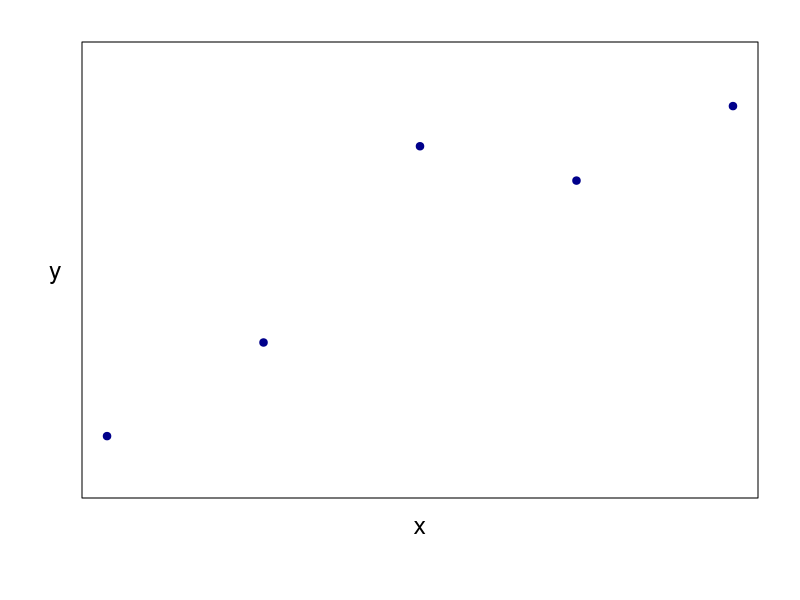
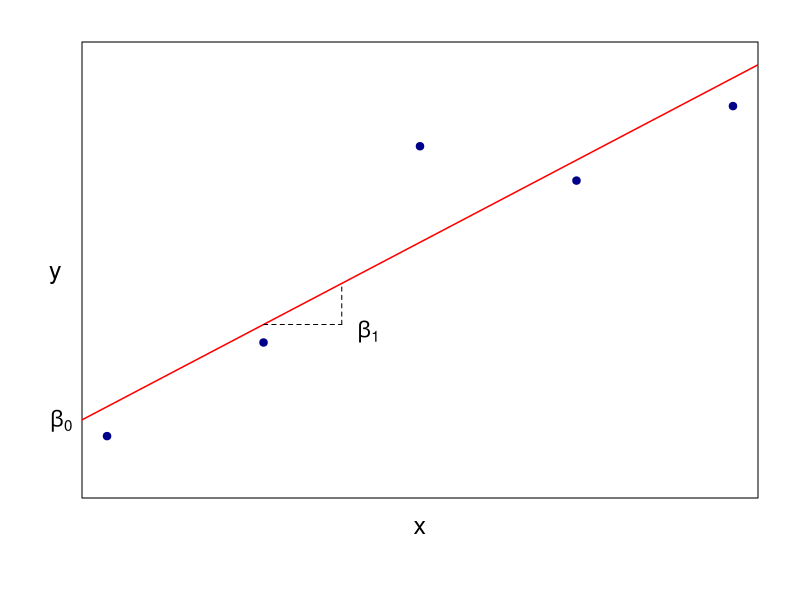
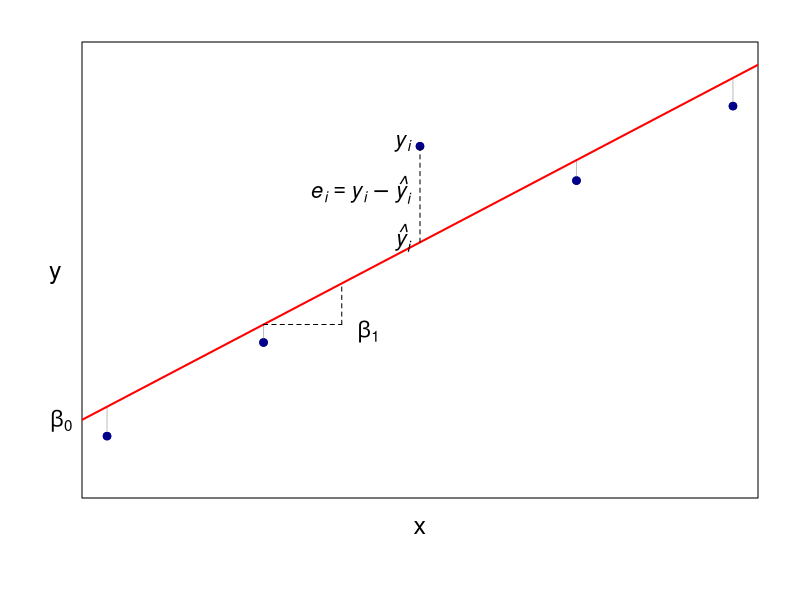
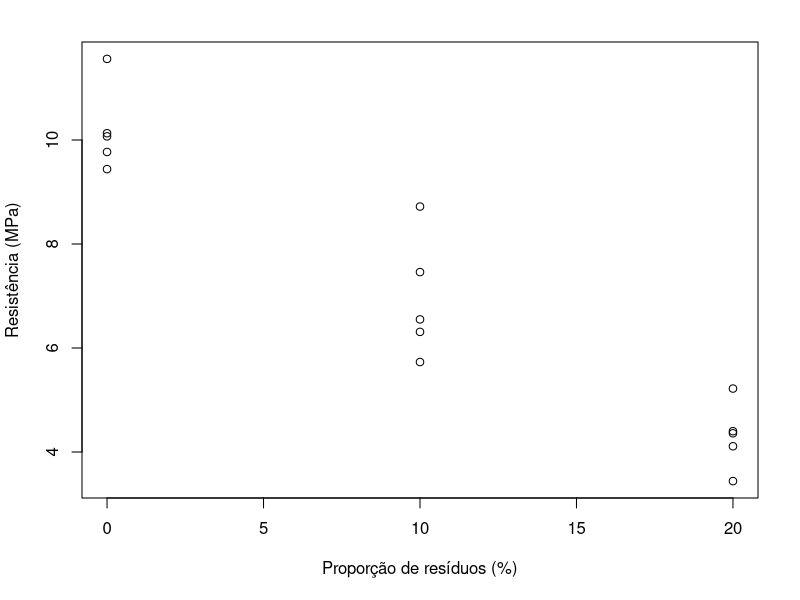
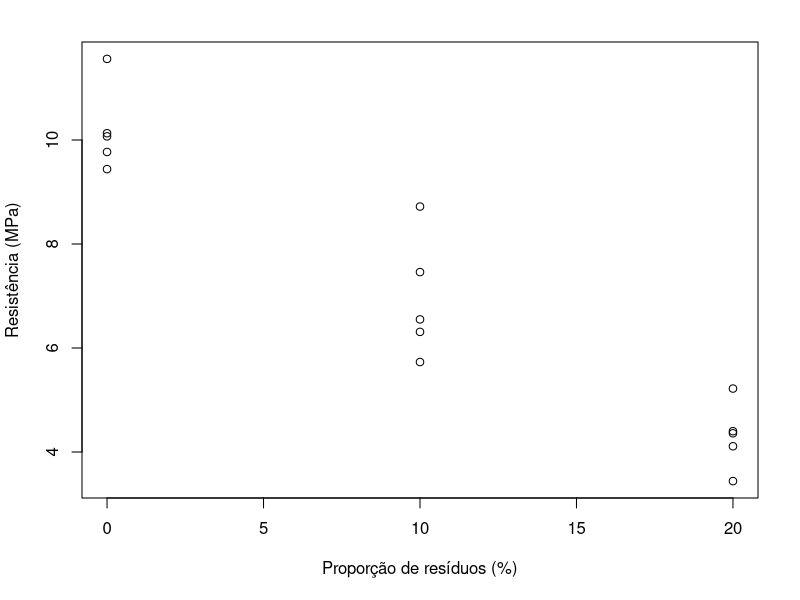

Write R code to recreate these figures, in order. (Note: this script raises an error after producing the figures.)
## ---- chunk 1
#| echo: false
#| label: fig-reta
#| cap-location: top
#| layout-ncol: 2
#| fig-cap: " A reta de regressão"
#| fig-subcap: 
#|   - "Dados"
#|   - "Reta e parâmetros"
#| fig-cap-location: top


set.seed(123)
u <- rnorm(5,0,1)
x<-seq(2,10,2)
y<-2+5*x+u*10
mod<-lm(y~x)
#--- Plot 1
par(mar = c(5.1,4.1,2.1,2.1)) # par(mar = c(5.1,4.1,4.1,2.1))

plot(x,y, pch = 19, col="darkblue", xaxt='n', yaxt='n', ann=FALSE, ylim = c(0,60))

mtext("y", side=2, line=1, cex=1.5, las=1)
mtext("x", side=1, line=1, cex=1.5, las=1)


#--- Plot 2

plot(x,y, pch = 19, col="darkblue", xaxt='n', yaxt='n', ann=FALSE, ylim = c(0,60))
abline(a=-1.105,b=5.840, col = "red", lwd = 1.5)

mtext("y", side=2, line=1, cex=1.5, las=1)
mtext("x", side=1, line=1, cex=1.5, las=1)

text(x = 5.3, y = mod$fitted.values[2]-1,
     expression(italic(~ beta[1])),cex=1.3)

segments(4,mod$fitted.values[2],5,mod$fitted.values[2], lty = "dashed")
segments(5,mod$fitted.values[2],
         5,(mod$fitted.values[2]+mod$fitted.values[3])/2, lty = "dashed")

mtext(text = expression(italic(~ beta[0])), 
      side = 2, 
      line = .5,
      outer = FALSE, 
      at = mod$fitted.values[1]-2, 
      las = 2,
      cex=1.3)
## ---- chunk 2
#| echo: false
#| label: fig-residuos
#| cap-location: top
#| fig-cap: "Os resíduos"
#| fig-cap-location: top

par(mar = c(5.1,4.1,2.1,2.1)) # par(mar = c(5.1,4.1,4.1,2.1))

plot(x,y, pch = 19, col="darkblue", xaxt='n', yaxt='n', ann=FALSE, ylim = c(0,60))
segments(x[-3], y[-3], x[-3], mod$fitted.values[-3], col="grey")
points(x,y, pch = 19, col="darkblue")
abline(a=-1.105,b=5.840, col = "red", lwd = 2)
segments(6,mod$fitted.values[3],6,y[3], lty = "dashed")
text(x = 6, y = y[3], expression(italic(~ y[i])), pos = 2,cex=1.3)
text(x = 6, y = (y[3]+mod$fitted.values[3])/2, expression(italic(e[i]==y[i]-hat(y)[i])), pos = 2, cex=1.3)
text(x = 6, y = mod$fitted.values[3], expression(italic(~ hat(y)[i])), pos = 2,cex=1.3)
text(x = 5.3, y = mod$fitted.values[2]-1,
     expression(italic(~ beta[1])),cex=1.3)
segments(4,mod$fitted.values[2],
         5,mod$fitted.values[2], lty = "dashed")
segments(5,mod$fitted.values[2],
         5,(mod$fitted.values[2]+mod$fitted.values[3])/2, lty = "dashed")
mtext(text = expression(italic(~ beta[0])), 
      side = 2, 
      line = .5,
      outer = FALSE, 
      at = mod$fitted.values[1]-2, 
      las = 2,
      cex=1.3)
mtext("y", side=2, line=1, cex=1.5, las=1)
mtext("x", side=1, line=1, cex=1.5, las=1)
## ---- chunk 3
library(readxl)
dados <- read_excel("dados.xlsx", sheet = "ex1_compressao")

dados

dados$pr

str(dados)
## ---- chunk 4
plot(dados$pr,dados$rca,
     xlab = "Proporção de resíduos (%)",
     ylab = "Resistência (MPa)")
## ---- chunk 5
plot(rca~pr, data = dados,
     xlab = "Proporção de resíduos (%)",
     ylab = "Resistência (MPa)")
## ---- chunk 6
mod <- lm(rca ~ pr, data = dados)
summary(mod)
## ---- chunk 7
summary(mod)
## ---- chunk 8
#| echo: false
#| label: fig-homohetero
#| cap-location: top
#| fig-cap: "Homocedasticidade e heterocedasticidade"
#| fig-cap-location: top


knitr::include_graphics("img/heterocedasticidade.png")
## ---- chunk 9
mod$residuals
mod$fitted.values
## ---- chunk 10
#| fig-cap: "Resíduos em função dos valores ajustados"
#| fig-cap-location: top
#| label: fig-resfit
plot(mod$fitted.values, mod$residuals)
abline(h = mean(mod$residuals), lty = 2, col = "red")
## ---- chunk 11
#| fig-cap: "Resíduos em função dos valores ajustados"
#| fig-cap-location: top
#| label: fig-qqplot


qqnorm(mod$residuals, col = "red")
qqline(mod$residuals)
## ---- chunk 12
shapiro.test(mod$residuals)
## ---- chunk 13
#| message: false
#| warning: false
library(lmtest)
bptest(mod)
## ---- chunk 14
#| fig-cap: "Gráficos de diagnóstico do modelo"
#| fig-cap-location: top
#| label: fig-diagnosticos
par(mfrow = c(2,2))
plot(mod)
## ---- chunk 15
plot(mod, which = 4)
